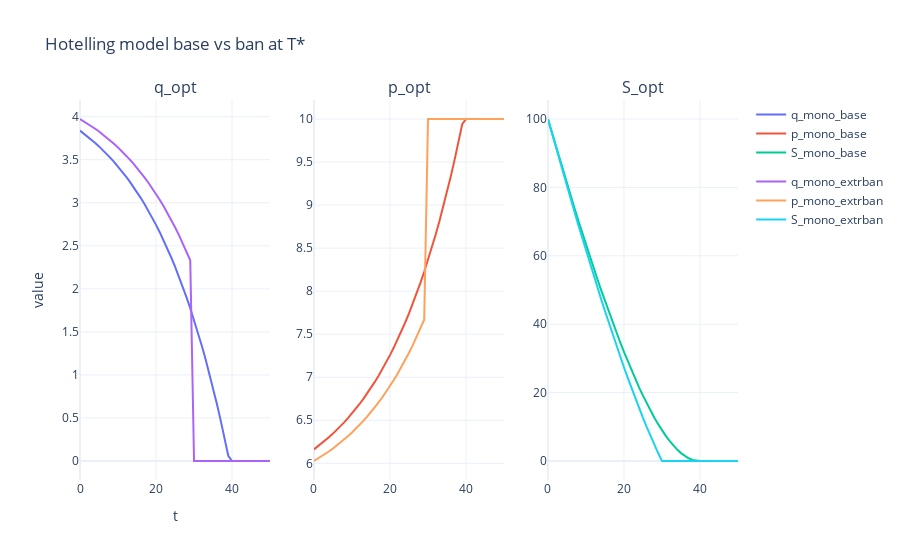

This figure's notebook cell:
### Markdown cell above
**3b) Hotelling, including ban of extraciton** \
Consider again the case of the monopolist. We now want to take a first step into modeling policy making. Assume the local government imposes legislation that bans all extraction after $T^* = 30$ years. What effect would this have on the extraction schedule given the Hotelling-rule?

### Code cell
def hotelling_mono(T=50, S0=100, a=10, b=1, c=1, r=0.05, extr_ban=None):
    # Sets & Parameters --------------------------------
    rho = 1 / (1 + r) ** np.arange(T + 1)
    
    # State Variables -----------------------------------
    def f_S(i_q):
        S = np.zeros(T + 1)
        S[0] = S0
        for t in range(1, T + 1):
            S[t] = S[t - 1] - i_q[t - 1]
        return S

    def f_p(i_q):
        return a - b * i_q

    # Objective Function -------------------------------
    def f_obj(i_q):
        obj_value = 0
        for t in range(T + 1):
            if extr_ban is not None and t >= extr_ban: 
                i_q[t] = 0
            obj_value += rho[t] * (i_q[t] * (f_p(i_q)[t] - c))
        return -1 * obj_value

    # Decision Variables -------------------------------
    q_start = np.full(T + 1, 1)
    bnds = [(0, S0) for t in range(T + 1)]

    # Constraints --------------------------------------
    def c_total_extr(i_q):
        return S0 - np.sum(i_q)

    cnstr = [{'type': 'eq', 'fun': c_total_extr}]
    
    # Run Optimization ---------------------------------
    results = opt.minimize(f_obj, q_start, bounds=bnds, constraints=cnstr, 
                        #    method='COBYQA',  
                           options={'disp': False})

    # Results ------------------------------------------
    q_opt = results.x
    S_opt = f_S(q_opt)
    p_opt = f_p(q_opt)
    npv_opt = [rho[t] * (q_opt[t] * (a - b * q_opt[t]) - c * q_opt[t]) for t in range(T + 1)]

    df = pd.DataFrame({
        't': range(T + 1),
        'q_opt': q_opt,
        'S_opt': S_opt,
        'p_opt': p_opt,
        'npv_opt': npv_opt
    })

    return df


# Plot Results -------------------------------------
df_hotelling_mono = hotelling_mono()
df_hotelling_mono_ban = hotelling_mono(extr_ban=30)

fig = make_subplots(rows=1, cols=3, subplot_titles=('q_opt', 'p_opt', 'S_opt'))
add_trace_to_subplot_hotelling(fig, df_hotelling_mono, 'mono_base')
add_trace_to_subplot_hotelling(fig, df_hotelling_mono_ban, 'mono_extrban')

fig.update_layout(title = 'Hotelling model base vs ban at T*', xaxis_title='t', yaxis_title='value', template='plotly_white')
fig.write_html('hotelling_mono_extrban.html')
fig.show()

### Figure 1 — Plotly figure (JSON) as saved in the notebook; plotly's stock layout.template omitted (floating-point values rounded to 4 significant figures)
{"data": [{"legendgroup": "mono_base", "mode": "lines", "name": "q_mono_base", "showlegend": true, "type": "scatter", "x": [0, 1, 2, 3, 4, 5, 6, 7, 8, 9, 10, 11, 12, 13, 14, 15, 16, 17, 18, 19, 20, 21, 22, 23, 24, 25, 26, 27, 28, 29, 30, 31, 32, 33, 34, 35, 36, 37, 38, 39, 40, 41, 42, 43, 44, 45, 46, 47, 48, 49, 50], "xaxis": "x", "y": [3.838, 3.805, 3.77, 3.733, 3.695, 3.655, 3.613, 3.568, 3.522, 3.473, 3.421, 3.367, 3.311, 3.251, 3.189, 3.123, 3.054, 2.982, 2.906, 2.827, 2.743, 2.655, 2.563, 2.466, 2.364, 2.257, 2.145, 2.027, 1.904, 1.774, 1.638, 1.495, 1.345, 1.187, 1.021, 0.8467, 0.6639, 0.472, 0.2709, 0.06049, 5.486e-17, 0, 0, 0, 8.023e-17, 3.365e-16, 0, 0, 0, 0, 0], "yaxis": "y"}, {"legendgroup": "mono_base", "mode": "lines", "name": "p_mono_base", "showlegend": true, "type": "scatter", "x": [0, 1, 2, 3, 4, 5, 6, 7, 8, 9, 10, 11, 12, 13, 14, 15, 16, 17, 18, 19, 20, 21, 22, 23, 24, 25, 26, 27, 28, 29, 30, 31, 32, 33, 34, 35, 36, 37, 38, 39, 40, 41, 42, 43, 44, 45, 46, 47, 48, 49, 50], "xaxis": "x2", "y": [6.162, 6.195, 6.23, 6.267, 6.305, 6.345, 6.387, 6.432, 6.478, 6.527, 6.579, 6.633, 6.689, 6.749, 6.811, 6.877, 6.946, 7.018, 7.094, 7.173, 7.257, 7.345, 7.437, 7.534, 7.636, 7.743, 7.855, 7.973, 8.096, 8.226, 8.362, 8.505, 8.655, 8.813, 8.979, 9.153, 9.336, 9.528, 9.729, 9.94, 10, 10, 10, 10, 10, 10, 10, 10, 10, 10, 10], "yaxis": "y2"}, {"legendgroup": "mono_base", "mode": "lines", "name": "S_mono_base", "showlegend": true, "type": "scatter", "x": [0, 1, 2, 3, 4, 5, 6, 7, 8, 9, 10, 11, 12, 13, 14, 15, 16, 17, 18, 19, 20, 21, 22, 23, 24, 25, 26, 27, 28, 29, 30, 31, 32, 33, 34, 35, 36, 37, 38, 39, 40, 41, 42, 43, 44, 45, 46, 47, 48, 49, 50], "xaxis": "x3", "y": [100, 96.16, 92.36, 88.59, 84.85, 81.16, 77.5, 73.89, 70.32, 66.8, 63.33, 59.91, 56.54, 53.23, 49.98, 46.79, 43.67, 40.61, 37.63, 34.72, 31.9, 29.15, 26.5, 23.94, 21.47, 19.11, 16.85, 14.7, 12.68, 10.77, 8.999, 7.361, 5.866, 4.522, 3.335, 2.314, 1.467, 0.8034, 0.3314, 0.06049, -1.111e-14, -1.116e-14, -1.116e-14, -1.116e-14, -1.116e-14, -1.124e-14, -1.158e-14, -1.158e-14, -1.158e-14, -1.158e-14, -1.158e-14], "yaxis": "y3"}, {"legendgroup": "mono_extrban", "mode": "lines", "name": "q_mono_extrban", "showlegend": true, "type": "scatter", "x": [0, 1, 2, 3, 4, 5, 6, 7, 8, 9, 10, 11, 12, 13, 14, 15, 16, 17, 18, 19, 20, 21, 22, 23, 24, 25, 26, 27, 28, 29, 30, 31, 32, 33, 34, 35, 36, 37, 38, 39, 40, 41, 42, 43, 44, 45, 46, 47, 48, 49, 50], "xaxis": "x", "y": [3.973, 3.947, 3.919, 3.89, 3.86, 3.828, 3.794, 3.759, 3.722, 3.683, 3.642, 3.599, 3.554, 3.507, 3.457, 3.405, 3.35, 3.293, 3.232, 3.169, 3.102, 3.032, 2.959, 2.882, 2.801, 2.716, 2.627, 2.533, 2.435, 2.331, 0, 0, 0, 0, 0, 0, 0, 0, 0, 0, 0, 0, 0, 0, 0, 0, 0, 0, 0, 0, 0], "yaxis": "y"}, {"legendgroup": "mono_extrban", "mode": "lines", "name": "p_mono_extrban", "showlegend": true, "type": "scatter", "x": [0, 1, 2, 3, 4, 5, 6, 7, 8, 9, 10, 11, 12, 13, 14, 15, 16, 17, 18, 19, 20, 21, 22, 23, 24, 25, 26, 27, 28, 29, 30, 31, 32, 33, 34, 35, 36, 37, 38, 39, 40, 41, 42, 43, 44, 45, 46, 47, 48, 49, 50], "xaxis": "x2", "y": [6.027, 6.053, 6.081, 6.11, 6.14, 6.172, 6.206, 6.241, 6.278, 6.317, 6.358, 6.401, 6.446, 6.493, 6.543, 6.595, 6.65, 6.707, 6.768, 6.831, 6.898, 6.968, 7.041, 7.118, 7.199, 7.284, 7.373, 7.467, 7.565, 7.669, 10, 10, 10, 10, 10, 10, 10, 10, 10, 10, 10, 10, 10, 10, 10, 10, 10, 10, 10, 10, 10], "yaxis": "y2"}, {"legendgroup": "mono_extrban", "mode": "lines", "name": "S_mono_extrban", "showlegend": true, "type": "scatter", "x": [0, 1, 2, 3, 4, 5, 6, 7, 8, 9, 10, 11, 12, 13, 14, 15, 16, 17, 18, 19, 20, 21, 22, 23, 24, 25, 26, 27, 28, 29, 30, 31, 32, 33, 34, 35, 36, 37, 38, 39, 40, 41, 42, 43, 44, 45, 46, 47, 48, 49, 50], "xaxis": "x3", "y": [100, 96.03, 92.08, 88.16, 84.27, 80.41, 76.58, 72.79, 69.03, 65.31, 61.63, 57.98, 54.39, 50.83, 47.32, 43.87, 40.46, 37.11, 33.82, 30.59, 27.42, 24.32, 21.28, 18.33, 15.44, 12.64, 9.927, 7.3, 4.766, 2.331, -5.418e-14, -5.418e-14, -5.418e-14, -5.418e-14, -5.418e-14, -5.418e-14, -5.418e-14, -5.418e-14, -5.418e-14, -5.418e-14, -5.418e-14, -5.418e-14, -5.418e-14, -5.418e-14, -5.418e-14, -5.418e-14, -5.418e-14, -5.418e-14, -5.418e-14, -5.418e-14, -5.418e-14], "yaxis": "y3"}], "layout": {"annotations": [{"font": {"size": 16}, "showarrow": false, "text": "q_opt", "x": 0.1444, "xanchor": "center", "xref": "paper", "y": 1, "yanchor": "bottom", "yref": "paper"}, {"font": {"size": 16}, "showarrow": false, "text": "p_opt", "x": 0.5, "xanchor": "center", "xref": "paper", "y": 1, "yanchor": "bottom", "yref": "paper"}, {"font": {"size": 16}, "showarrow": false, "text": "S_opt", "x": 0.8556, "xanchor": "center", "xref": "paper", "y": 1, "yanchor": "bottom", "yref": "paper"}], "title": {"text": "Hotelling model base vs ban at T*"}, "xaxis": {"anchor": "y", "domain": [0, 0.2889], "title": {"text": "t"}}, "xaxis2": {"anchor": "y2", "domain": [0.3556, 0.6444]}, "xaxis3": {"anchor": "y3", "domain": [0.7111, 1]}, "yaxis": {"anchor": "x", "domain": [0, 1], "title": {"text": "value"}}, "yaxis2": {"anchor": "x2", "domain": [0, 1]}, "yaxis3": {"anchor": "x3", "domain": [0, 1]}}}
